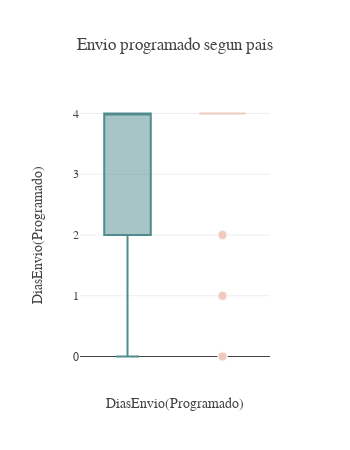

Source (notebook cell):
### Code cell
# Pairplots

fig = ff.create_scatterplotmatrix(plot_df_reducido2, diag='box', index='PaisPedido', colormap=['#508B8D', '#F0CABD']) 
fig.update_traces(marker=dict(size=9, opacity=0.85, line=dict(width=1, color='#F7F7F7')))
fig.update_layout(title="Envio programado segun pais", template=temp, 
                  legend=dict(orientation="h", yanchor="bottom", y=1.02, x=.35),
                  height=450, width=350)
fig.show()

### Figure 1 — Plotly figure (JSON) as saved in the notebook; plotly's stock layout.template omitted (floating-point values rounded to 4 significant figures)
{"data": [{"marker": {"color": "rgb(80, 139, 141)", "line": {"color": "#F7F7F7", "width": 1}, "opacity": 0.85, "size": 9}, "showlegend": false, "type": "box", "xaxis": "x", "y": [4, 4, 4, 4, 4, 2, 4, 4, 2, 2, 4, 2, 4, 4, 4, 4, 4, 4, 4, 2, 2, 2, 1, 1, 1, 1, 1, 1, 1, 0, 0, 0, 0, 0, 0, 0, 4, 4, 4, 4, 4, 4, 4, 4, 4, 4, 4, 4, 4, 4, 4, 4, 4, 4, 4, 4, 4, 4, 2, 1, 1, 4, 4, 4, 4, 4, 4, 4, 2, 2, 2, 2, 2, 2, 2, 2, 2, 2, 2, 2, 2, 2, 4, 4, 4, 4, 4, 4, 4, 4, 4, 4, 4, 4, 4, 4, 4, 4, 4, 4], "yaxis": "y"}, {"marker": {"color": "rgb(240, 202, 189)", "line": {"color": "#F7F7F7", "width": 1}, "opacity": 0.85, "size": 9}, "showlegend": false, "type": "box", "xaxis": "x", "y": [2, 2, 4, 4, 4, 4, 4, 4, 4, 4, 4, 4, 4, 4, 4, 4, 4, 4, 4, 4, 4, 4, 2, 2, 4, 4, 4, 4, 4, 4, 4, 4, 4, 4, 4, 4, 4, 4, 4, 4, 4, 4, 4, 4, 2, 2, 2, 2, 2, 2, 2, 2, 4, 4, 4, 4, 4, 1, 4, 2, 1, 0, 1, 4, 0, 4, 1, 4, 4, 4, 1, 4, 4, 2, 4, 0, 4, 4, 4, 4, 4, 4, 4, 4, 4, 4, 4, 4, 4, 4, 4, 4, 4, 4, 4, 4, 4, 4, 4, 4], "yaxis": "y"}], "layout": {"height": 450, "legend": {"orientation": "h", "x": 0.35, "y": 1.02, "yanchor": "bottom"}, "showlegend": true, "title": {"text": "Envio programado segun pais"}, "width": 350, "xaxis": {"anchor": "y", "domain": [0, 1], "showticklabels": false, "title": {"text": "DiasEnvio(Programado)"}}, "yaxis": {"anchor": "x", "domain": [0, 1], "title": {"text": "DiasEnvio(Programado)"}}}}
